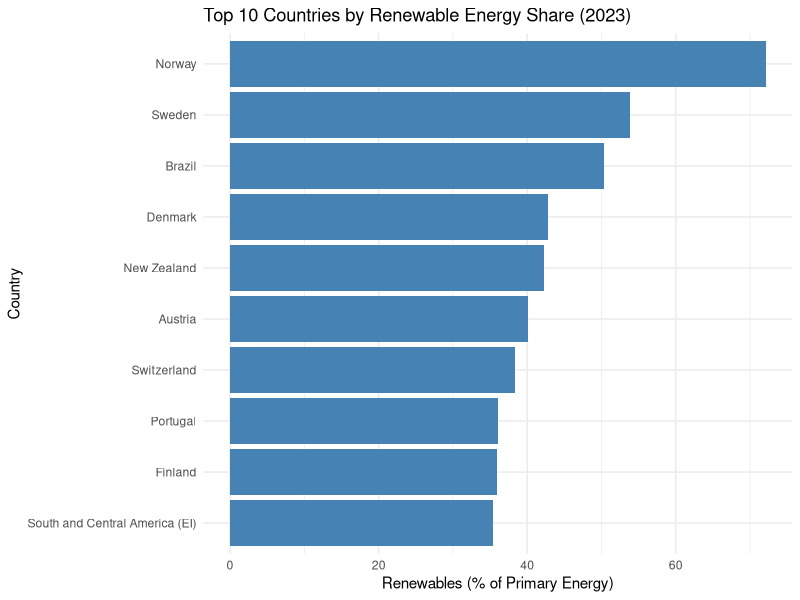
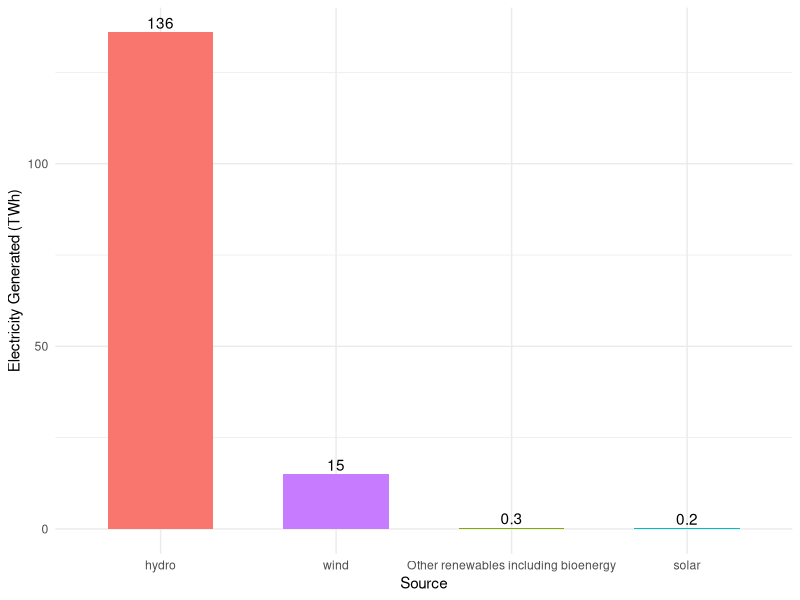
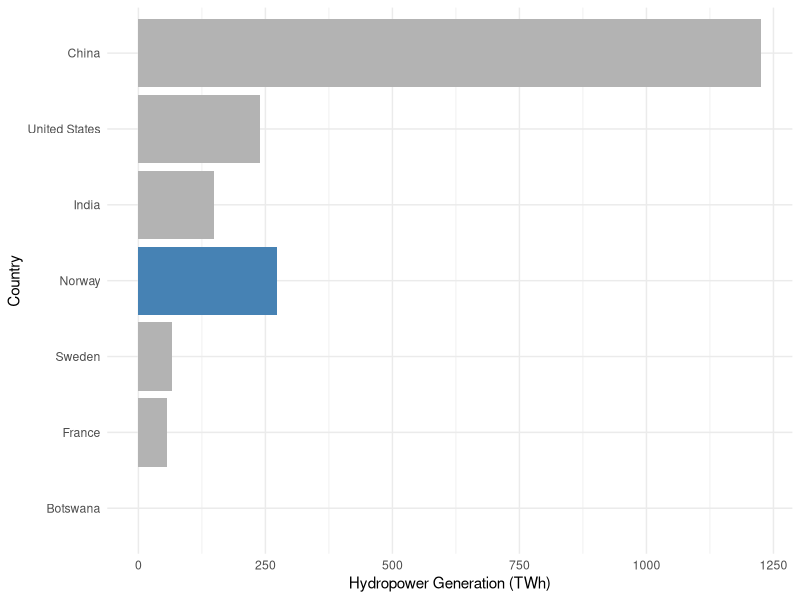

Here is the R script that generated these plots, in order:
## ---- chunk 1
library(readr)
library(tidyverse)
data <- read_csv("renewable-share-energy.filtered/renewable-share-energy.csv")

top10_clean <- data %>%
  filter(Year == 2023, 
         !Entity %in% c("World", "Africa", "Asia", "Europe", "Oceania", 
                        "North America", "South America", "Eastern Africa (EI)")) %>%
  arrange(desc(`Renewables (% equivalent primary energy)`)) %>%
  slice(1:10)


## ---- chunk 2
library(knitr)

top10_clean %>%
  select(Entity, Code, Year, `Renewables (% equivalent primary energy)`) %>%
  rename(
    Country = Entity,
    `Renewables (%)` = `Renewables (% equivalent primary energy)`
  ) %>%
  kable(caption = "Top 10 Countries by Share of Renewable Energy in 2023")
## ---- chunk 3
#| label: fig-top10-bar
#| echo: false
#| fig-cap: "Top 10 Countries by Renewable Share in 2023"
#| fig-height: 5
#| fig-width: 8
ggplot(top10_clean, aes(x = reorder(Entity, `Renewables (% equivalent primary energy)`), 
                  y = `Renewables (% equivalent primary energy)`)) +
  geom_col(fill = "steelblue") +
  coord_flip() +
  labs(
    title = "Top 10 Countries by Renewable Energy Share (2023)",
    x = "Country",
    y = "Renewables (% of Primary Energy)"
  ) +
  theme_minimal()

## ---- chunk 4
norway_prod <- read_csv("modern-renewable-prod.filtered/modern-renewable-prod.csv")

norway_2023 <- norway_prod %>%
  filter(Entity == "Norway", Year == 2023) %>%
  select(
    `Electricity from wind - TWh`,
    `Electricity from hydro - TWh`,
    `Electricity from solar - TWh`,
    `Other renewables including bioenergy - TWh`
  ) %>%
  pivot_longer(everything(), names_to = "Source", values_to = "TWh") %>%
  mutate(Source = str_replace(Source, "Electricity from ", ""),
         Source = str_replace(Source, " - TWh", ""))

kable(norway_2023, caption = "Norway's Renewable Electricity Generation by Source in 2023 (TWh)")
## ---- chunk 5
#| label: fig-norway-sources
#| echo: false
#| fig-cap: "Breakdown of Norway’s Renewable Energy Generation in 2023"
#| fig-height: 4.5
#| fig-width: 6
ggplot(norway_2023, aes(x = reorder(Source, -TWh), y = TWh, fill = Source)) +
  geom_bar(stat = "identity", width = 0.6) +
  geom_text(aes(label = round(TWh, 1)), vjust = -0.3) +
  labs(x = "Source", y = "Electricity Generated (TWh)") +
  theme_minimal() +
  theme(legend.position = "none")
## ---- chunk 6
#| label: fig-global-hydro
#| echo: false
#| message: false
#| warning: false
#| fig-cap: "Global Hydropower Generation (TWh) in 2023 by Country"
#| fig-width: 8
#| fig-height: 5

hydro_data <- read_csv("hydropower-consumption.filtered/hydropower-consumption.csv")

top_hydro <- hydro_data %>%
  filter(Year == 2023) %>%
  arrange(desc(`Electricity from hydro - TWh`)) %>%
  slice(1:9)

norway_row <- hydro_data %>%
  filter(Year == 2023, Entity == "Norway")

hydro_2023 <- bind_rows(top_hydro, norway_row)

ggplot(hydro_2023, aes(x = reorder(Entity, `Electricity from hydro - TWh`),
                       y = `Electricity from hydro - TWh`,
                       fill = Entity == "Norway")) +
  geom_col(show.legend = FALSE) +
  coord_flip() +
  labs(x = "Country", y = "Hydropower Generation (TWh)") +
  scale_fill_manual(values = c("TRUE" = "steelblue", "FALSE" = "gray70")) +
  theme_minimal()
